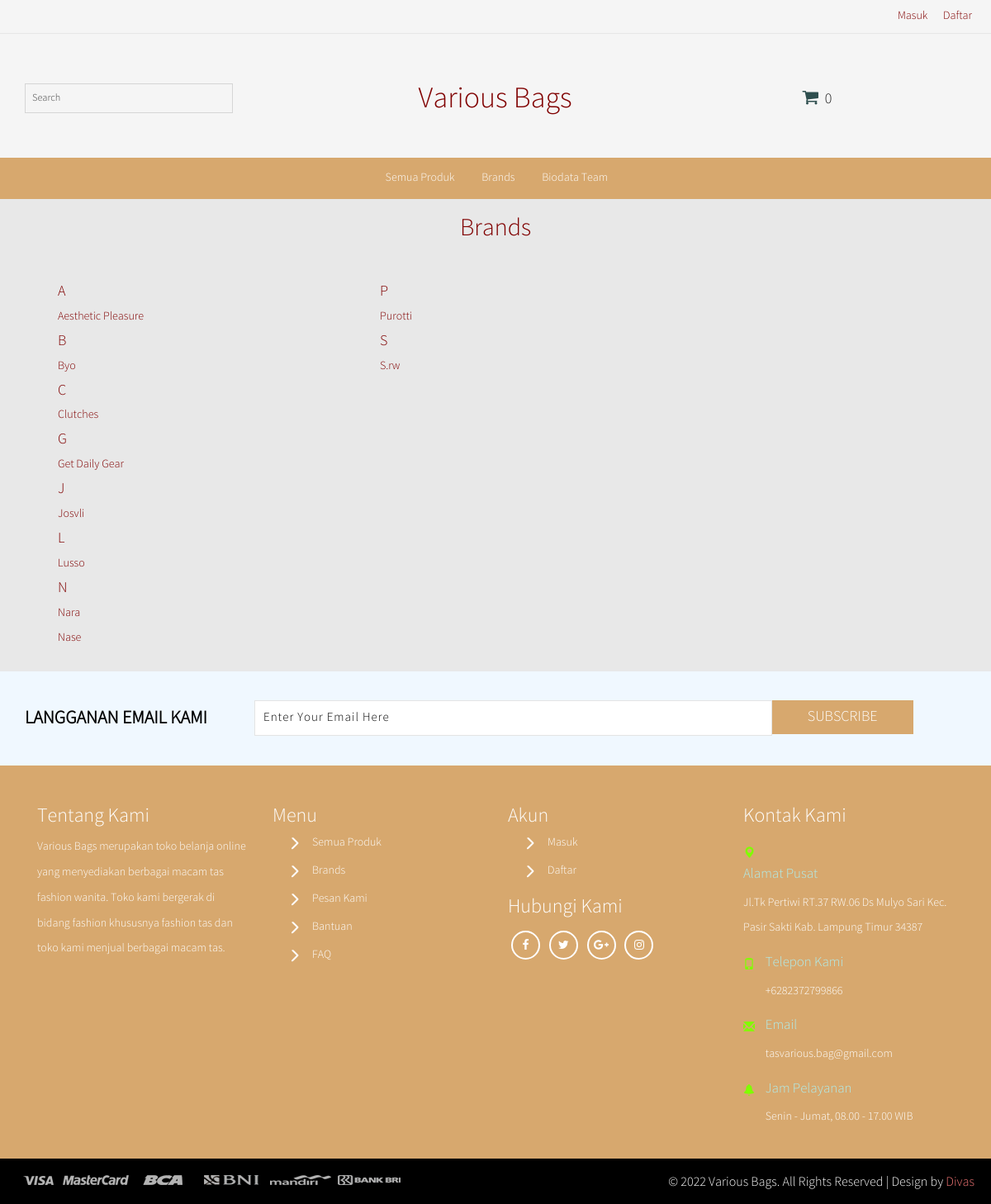
Screenshot of /index.php?p=brands with the database file from the repository.
### tables this page shows
CREATE TABLE `brands` (
  `brd_id` int(11) NOT NULL,
  `brand` varchar(50) NOT NULL
);

### page/brands.php (the view)
<div class="container">
	<div class="row">
		<div class="col-lg-12">
			<h2 class="text-center text1">Brands</h2><br/>
		</div>
	</div>
	<div class="row" style="margin-bottom:20px;">
		<div class="col-md-4 col-xs-6">
		<?php
			$i = 1;
			$query = mysqli_query($conn, "SELECT * FROM brands ORDER BY brand ASC");
			while($row = mysqli_fetch_assoc($query)){
				echo '<ul>';
				$first_letter = substr($row['brand'],0,1);
				if($tmp != $first_letter){
					$tmp = $first_letter;
					echo '<h4>'.$tmp.'</h4>';
				}
				echo '<li  style="list-style:none;"><a href="../index.php?p=productbrand&b='.$row['brand'].'">'.$row['brand'].'</a></li>';
				echo '</ul>';
				if($i % 8 == 0) echo '</div><div class="col-md-4 col-xs-6">';
				$i++;
			}
		?>
		</div>
	</div>
</div>

### assets/css/variousbags.css (style rules this page uses)
body { font-weight: normal; padding: 0; color: #800000; background-color: #E8E8E8; font-family: 'Source Sans Pro Light', sans-serif; }
h1, h2, h3, h4, h5, h6, p { font-family: 'Source Sans Pro Light', sans-serif; }
a { color: #800000; }
.text1 { margin-top: 20px; margin-bottom: 20px; }

### rows the page displays
brands: brand "A", brand "Aesthetic Pleasure"
brands: brand "B", brand "Byo"
brands: brand "C", brand "Clutches"
brands: brand "G", brand "Get Daily Gear"
brands: brand "J", brand "Josvli"
brands: brand "L", brand "Lusso"
brands: brand "N", brand "Nara"
brands: brand "Nase"
brands: brand "P", brand "Purotti"
brands: brand "S", brand "S.rw"
